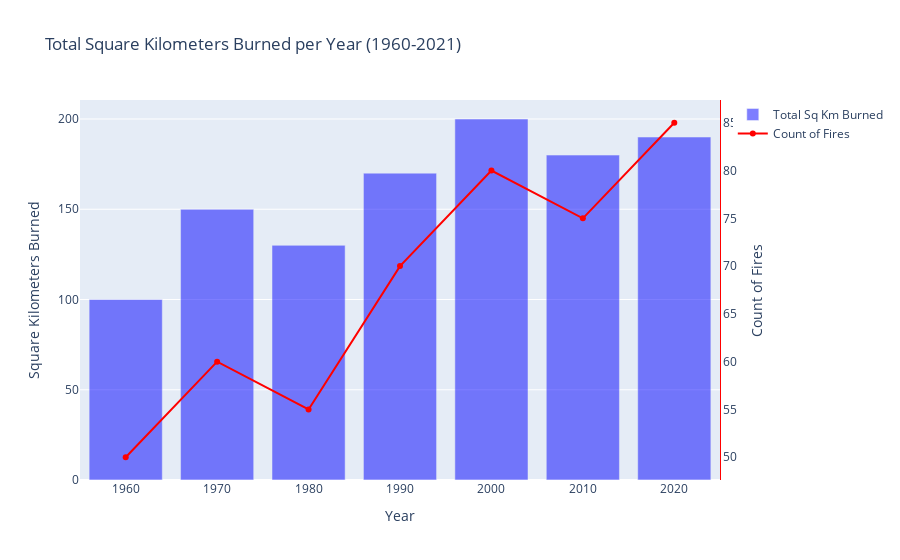

The notebook cell saved with this chart:
### Code cell
# Sample data
data = {'Year': [1960, 1970, 1980, 1990, 2000, 2010, 2020],
        'Total Sq Km': [100, 150, 130, 170, 200, 180, 190],
        'Count of Fires': [50, 60, 55, 70, 80, 75, 85]}
df = pd.DataFrame(data)

# Creating the bar chart
fig = go.Figure()
fig.add_trace(go.Bar(x=df['Year'], y=df['Total Sq Km'], name='Total Sq Km Burned', marker_color='blue', opacity=0.5))

# Creating the line chart
fig.add_trace(go.Scatter(x=df['Year'], y=df['Count of Fires'], name='Count of Fires', mode='lines+markers', yaxis='y2', marker=dict(color='red')))

# Update layout
fig.update_layout(title='Total Square Kilometers Burned per Year (1960-2021)',
                  xaxis_title='Year',
                  yaxis_title='Square Kilometers Burned',
                  yaxis2=dict(title='Count of Fires', overlaying='y', side='right', showgrid=False, showline=True, linecolor='red'),
                  barmode='group')

# Show the plot
fig.show()

### Figure 1 — Plotly figure (JSON) as saved in the notebook; plotly's stock layout.template omitted (floating-point values rounded to 4 significant figures)
{"data": [{"marker": {"color": "blue"}, "name": "Total Sq Km Burned", "opacity": 0.5, "type": "bar", "x": [1960, 1970, 1980, 1990, 2000, 2010, 2020], "y": [100, 150, 130, 170, 200, 180, 190]}, {"marker": {"color": "red"}, "mode": "lines+markers", "name": "Count of Fires", "type": "scatter", "x": [1960, 1970, 1980, 1990, 2000, 2010, 2020], "y": [50, 60, 55, 70, 80, 75, 85], "yaxis": "y2"}], "layout": {"barmode": "group", "title": {"text": "Total Square Kilometers Burned per Year (1960-2021)"}, "xaxis": {"title": {"text": "Year"}}, "yaxis": {"title": {"text": "Square Kilometers Burned"}}, "yaxis2": {"linecolor": "red", "overlaying": "y", "showgrid": false, "showline": true, "side": "right", "title": {"text": "Count of Fires"}}}}
